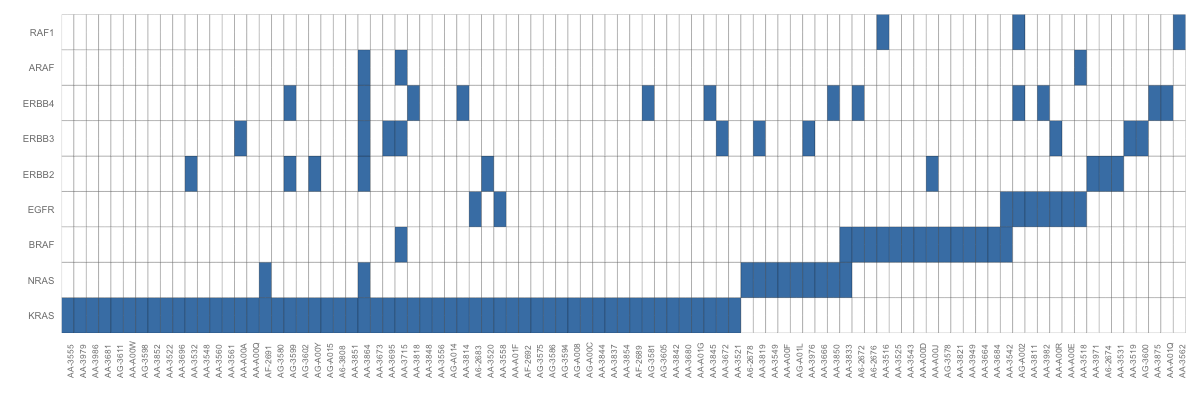

The R source for this figure:
# plot gene heatmap
# Kyle Chang

library(ggplot2)
library(reshape2)
arg = commandArgs()
file = arg[0]
#file ="/Users/kyle_air/Dropbox/hgsc/gene.txt"
data = read.table(file, sep="\t", header=T)

# ggplot2 plots based on the order of factor levels in your variables. When a file
# is loaded into data.frame, factor level of "sample" is sorted by default, we can
# change the order of sample by setting it as the original order or other order desired

# default sorted factor level of sample when file is loaded
# head(data$sample)
#[1] AA-3555 AA-3979 AA-3986 AA-3681 AG-3611 AA-A00W
#91 Levels: A6-2672 A6-2674 A6-2676 A6-2678 A6-2683 A6-3808 AA-3516 AA-3518 AA-3519 ... AG-A01L

# change factor level to my intended order (mutually exclusive)
data$sample = factor(data$sample, levels = data$sample)
#head(data$sample)
#[1] AA-3555 AA-3979 AA-3986 AA-3681 AG-3611 AA-A00W
#91 Levels: AA-3555 AA-3979 AA-3986 AA-3681 AG-3611 AA-A00W AG-3598 AA-3852 AA-3522 ... AA-3562

# format data into sample, gene, and mutation_status columns
format_data = melt(data)

png("ordered_gene_heatmap.png", width=1200, height=400)
# text size
base_size <- 12
(p <- ggplot(format_data, aes(sample, variable)) + geom_tile(aes(fill = value),colour = "black") 
 + scale_fill_gradient(low = "white",high = "steelblue") 
 + theme_grey(base_size = base_size) 
 + labs(x = "", y= "") + scale_x_discrete(expand = c(0, 0)) +scale_y_discrete(expand = c(0, 0)) 
 + theme(legend.position = "none",axis.ticks = element_blank(), axis.text.x = element_text(size = base_size *0.7, angle = 90, hjust = 0, colour = "grey50")))  

dev.off()
